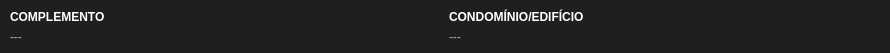
   <widget class="QWidget" name="widgetLocalizacaoImovel_2" native="true">
    <property name="geometry">
     <rect>
      <x>0</x>
      <y>262</y>
      <width>890</width>
      <height>53</height>
     </rect>
    </property>
    <property name="styleSheet">
     <string notr="true">background-color: #1f1f1f;
border-radius: 4px;</string>
    </property>
    <widget class="QWidget" name="horizontalLayoutWidget_11">
     <property name="geometry">
      <rect>
       <x>10</x>
       <y>6</y>
       <width>871</width>
       <height>41</height>
      </rect>
     </property>
     <layout class="QHBoxLayout" name="horizontalLayout_11" stretch="0,0">
      <item>
       <layout class="QVBoxLayout" name="verticalLayout_45">
        <property name="spacing">
         <number>0</number>
        </property>
        <item>
         <widget class="QLabel" name="label_46">
          <property name="sizePolicy">
           <sizepolicy hsizetype="Expanding" vsizetype="Preferred">
            <horstretch>0</horstretch>
            <verstretch>0</verstretch>
           </sizepolicy>
          </property>
          <property name="maximumSize">
           <size>
            <width>16777215</width>
            <height>16777215</height>
           </size>
          </property>
          <property name="styleSheet">
           <string notr="true">font-weight: bold;
color: white;</string>
          </property>
          <property name="text">
           <string>COMPLEMENTO</string>
          </property>
         </widget>
        </item>
        <item>
         <widget class="QLabel" name="labelEnderecoLocalizacaoImovelComplemento">
          <property name="sizePolicy">
           <sizepolicy hsizetype="Expanding" vsizetype="Preferred">
            <horstretch>0</horstretch>
            <verstretch>0</verstretch>
           </sizepolicy>
          </property>
          <property name="maximumSize">
           <size>
            <width>16777215</width>
            <height>16777215</height>
           </size>
          </property>
          <property name="styleSheet">
           <string notr="true">color: #aaa;</string>
          </property>
          <property name="text">
           <string>---</string>
          </property>
         </widget>
        </item>
       </layout>
      </item>
      <item>
       <layout class="QVBoxLayout" name="verticalLayout_46">
        <property name="spacing">
         <number>0</number>
        </property>
        <item>
         <widget class="QLabel" name="label_47">
          <property name="sizePolicy">
           <sizepolicy hsizetype="Expanding" vsizetype="Preferred">
            <horstretch>0</horstretch>
            <verstretch>0</verstretch>
           </sizepolicy>
          </property>
          <property name="maximumSize">
           <size>
            <width>16777215</width>
            <height>16777215</height>
           </size>
          </property>
          <property name="styleSheet">
           <string notr="true">font-weight: bold;
color: white;</string>
          </property>
          <property name="text">
           <string>CONDOMÍNIO/EDIFÍCIO</string>
          </property>
         </widget>
        </item>
        <item>
         <widget class="QLabel" name="labelEnderecoLocalizacaoImovelCondominio">
          <property name="sizePolicy">
           <sizepolicy hsizetype="Expanding" vsizetype="Preferred">
            <horstretch>0</horstretch>
            <verstretch>0</verstretch>
           </sizepolicy>
          </property>
          <property name="maximumSize">
           <size>
            <width>16777215</width>
            <height>16777215</height>
           </size>
          </property>
          <property name="styleSheet">
           <string notr="true">color: #aaa;</string>
          </property>
          <property name="text">
           <string>---</string>
          </property>
         </widget>
        </item>
       </layout>
      </item>
     </layout>
    </widget>
   </widget>
